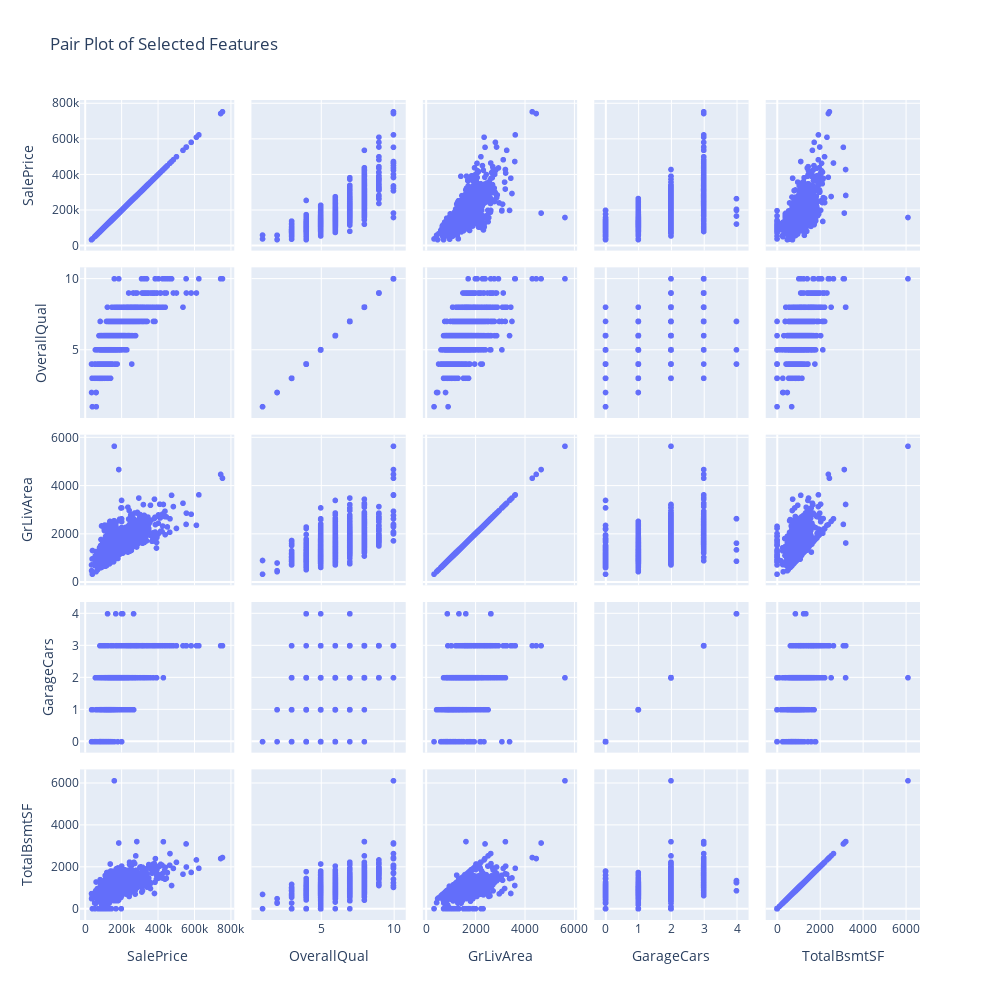

Write notebook code for a chart like this one.
### Code cell
fig = px.scatter_matrix(houses, 
                        dimensions=['SalePrice', 'OverallQual', 'GrLivArea', 'GarageCars', 'TotalBsmtSF'],
                        title='Pair Plot of Selected Features')
fig.update_layout(width=1000, height=1000)
fig.show()

### Figure 1 — Plotly figure (JSON) as saved in the notebook; plotly's stock layout.template omitted (floating-point values rounded to 4 significant figures; data arrays with more than 128 entries replaced by an {"elided": "..."} marker saying what was removed)
{"data": [{"dimensions": [{"axis": {"matches": true}, "label": "SalePrice", "values": {"elided": "1460 int values"}}, {"axis": {"matches": true}, "label": "OverallQual", "values": {"elided": "1460 int values"}}, {"axis": {"matches": true}, "label": "GrLivArea", "values": {"elided": "1460 int values"}}, {"axis": {"matches": true}, "label": "GarageCars", "values": {"elided": "1460 int values"}}, {"axis": {"matches": true}, "label": "TotalBsmtSF", "values": {"elided": "1460 int values"}}], "hovertemplate": "%{xaxis.title.text}=%{x}<br>%{yaxis.title.text}=%{y}<extra></extra>", "legendgroup": "", "marker": {"color": "#636efa", "symbol": "circle"}, "name": "", "showlegend": false, "type": "splom"}], "layout": {"dragmode": "select", "height": 1000, "legend": {"tracegroupgap": 0}, "title": {"text": "Pair Plot of Selected Features"}, "width": 1000}}
